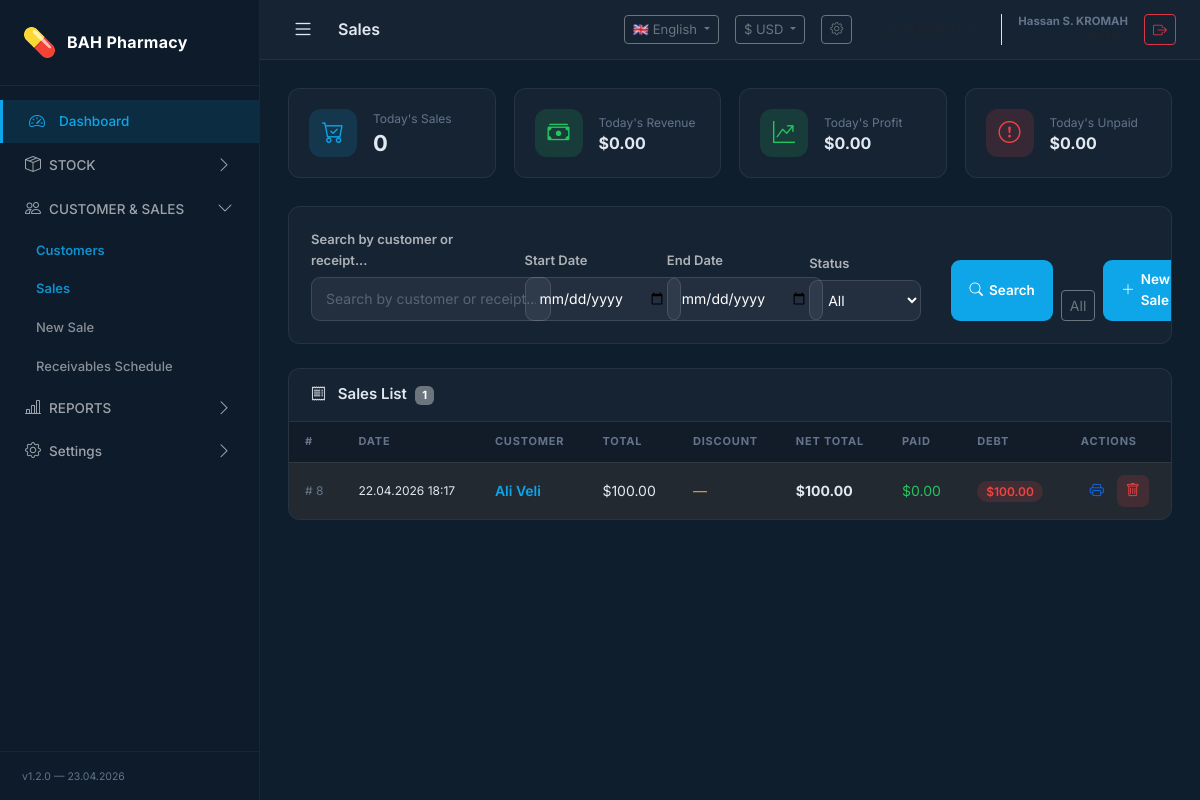
The page /modules/sales/index.php (signed in) on the database its author committed.
### tables this page shows
CREATE TABLE `currencies` (
  `id` int(10) unsigned NOT NULL AUTO_INCREMENT,
  `code` varchar(10) NOT NULL,
  `symbol` varchar(10) NOT NULL,
  `name` varchar(100) NOT NULL,
  `position` enum('before','after') DEFAULT 'before',
  `decimal_sep` varchar(5) DEFAULT '.',
  `thousand_sep` varchar(5) DEFAULT ',',
  `is_active` tinyint(1) DEFAULT 1,
  `created_at` datetime DEFAULT current_timestamp(),
  `current_rate` decimal(16,6) DEFAULT NULL,
  `rate_date` date DEFAULT NULL,
  `is_default` tinyint(1) DEFAULT 0,
  PRIMARY KEY (`id`),
  UNIQUE KEY `code` (`code`)
);

CREATE TABLE `sales` (
  `id` int(10) unsigned NOT NULL AUTO_INCREMENT,
  `customer_id` int(10) unsigned DEFAULT NULL,
  `total_amount` decimal(12,2) NOT NULL DEFAULT 0.00,
  `discount_type` enum('none','percent','fixed') NOT NULL DEFAULT 'none',
  `discount_value` decimal(10,2) NOT NULL DEFAULT 0.00,
  `final_amount` decimal(12,2) NOT NULL DEFAULT 0.00,
  `paid_amount` decimal(12,2) NOT NULL DEFAULT 0.00,
  `remaining_amount` decimal(12,2) NOT NULL DEFAULT 0.00,
  `currency` varchar(10) DEFAULT 'USD',
  `due_date` date DEFAULT NULL,
  `note` text DEFAULT NULL,
  `invoice_path` varchar(255) DEFAULT NULL,
  `created_at` datetime DEFAULT current_timestamp(),
  PRIMARY KEY (`id`),
  KEY `customer_id` (`customer_id`),
  CONSTRAINT `sales_ibfk_1` FOREIGN KEY (`customer_id`) REFERENCES `customers` (`id`) ON DELETE SET NULL
);

### modules/sales/index.php (the view, shortened to what the rows shown need)
<?php
$pdo = Database::getInstance();
$where = ['1=1'];
$params = [];
$whereStr = implode(' AND ', $where);
$stmtList = $pdo->prepare("
    SELECT s.*,
        CONCAT(c.first_name, ' ', c.last_name) as customer_name
    FROM sales s
    LEFT JOIN customers c ON s.customer_id = c.id
    WHERE $whereStr
    ORDER BY s.created_at DESC
");
$stmtList->execute($params);
$sales = $stmtList->fetchAll();
$pageTitle = __('sales');
require_once dirname(__DIR__, 2) . '/core/layout_header.php';
?>
<div class="panel">
    <div class="table-responsive">
        <table class="table-dark-custom">
            <thead>
                <tr>
                    <th>#</th>
                    <th>
                        <?= __('date') ?>
                    </th>
                    <th>
                        <?= __('customer') ?>
                    </th>
                    <th>
                        <?= __('total') ?>
                    </th>
                    <th>
                        <?= __('discount') ?>
                    </th>
                    <th>
                        <?= __('net_total') ?>
                    </th>
                    <th>
                        <?= __('paid') ?>
                    </th>
                    <th>
                        <?= __('debt') ?>
                    </th>
                    <th>
                        <?= __('actions') ?>
                    </th>
                </tr>
            </thead>
            <tbody>
                <?php if (empty($sales)): ?>
                    <tr>
                        <td colspan="9" class="text-center py-5" style="color:var(--text-muted);">
                            <i class="bi bi-receipt" style="font-size:36px;display:block;margin-bottom:8px;"></i>
                            <?= __('no_data') ?>
                        </td>
                    </tr>
                <?php else: ?>
                    <?php foreach ($sales as $s): ?>
                        <tr class="<?= $s['remaining_amount'] > 0 ? 'row-low' : '' ?>">
                            <td style="color:var(--text-muted);font-size:12px;">#
                                <?= $s['id'] ?>
                            </td>
                            <td style="font-size:12px;">
                                <?= date('d.m.Y H:i', strtotime($s['created_at'])) ?>
                            </td>
                            <td>
                                <?php if ($s['customer_name']): ?>
                                    <a href="<?= BASE_URL ?>/modules/customers/detail.php?id=<?= $s['customer_id'] ?>"
                                        style="color:var(--accent);text-decoration:none;font-weight:600;">
                                        <?= e($s['customer_name']) ?>
                                    </a>
                                <?php else: ?>
                                    <span style="color:var(--text-muted);">
                                        <?= __('cash_customer') ?>
                                    </span>
                                <?php endif; ?>
                            </td>
                            <td>
                                <?= formatMoney((float) $s['total_amount']) ?>
                            </td>
                            <td style="color:var(--warning);">
                                <?php if ($s['discount_value'] > 0): ?>
                                    <?= $s['discount_type'] === 'percent'
                                        ? '%' . $s['discount_value']
                                        : formatMoney((float) $s['discount_value']) ?>
                                <?php else: ?>—
                                <?php endif; ?>
                            </td>
                            <td><strong>
                                    <?= formatMoney((float) $s['final_amount']) ?>
                                </strong></td>
                            <td style="color:var(--success);">
                                <?= formatMoney((float) $s['paid_amount']) ?>
                            </td>
                            <td>
                                <?php if ($s['remaining_amount'] > 0): ?>
                                    <span class="badge-stock-out">
                                        <?= formatMoney((float) $s['remaining_amount']) ?>
                                    </span>
                                <?php else: ?>
                                    <span class="badge-stock-ok">
                                        <?= __('paid') ?>
                                    </span>
                                <?php endif; ?>
                            </td>
                            <td>
                                <div class="d-flex gap-1">
                                    <a href="invoice.php?id=<?= $s['id'] ?>" target="_blank" class="btn-sm-icon"
                                        title="<?= __('print') ?>">
                                        <i class="bi bi-printer"></i>
                                    </a>
                                    <a href="delete.php?id=<?= $s['id'] ?>" class="btn-sm-icon btn-delete"
                                        data-confirm="<?= sprintf(__('cancel_sale_confirm'), $s['id']) ?>"
                                        title="<?= __('delete') ?>">
                                        <i class="bi bi-trash"></i>
                                    </a>
                                </div>
                            </td>
                        </tr>
                    <?php endforeach; ?>
                <?php endif; ?>
            </tbody>
        </table>
    </div>
</div>
<?php require_once dirname(__DIR__, 2) . '/core/layout_footer.php'; ?>

### core/layout_header.php (shortened to what the rows shown need)
<?php
$curLang = getCurrentLang();
$curCur = getCurrentCurrency();
$curInfo = getCurrencyInfo();
?>
<!DOCTYPE html>
<html lang="<?= $curLang ?>">
<head>
    <link rel="stylesheet" href="https://cdn.jsdelivr.net/npm/bootstrap@5.3.3/dist/css/bootstrap.min.css">
    <link rel="stylesheet" href="https://cdn.jsdelivr.net/npm/bootstrap-icons@1.11.3/font/bootstrap-icons.min.css">
    <link rel="stylesheet" href="<?= BASE_URL ?>/public/assets/css/app.css">
</head>
<body>
    <div class="wrapper">
        <div id="content">
            <div class="topbar">
                <div class="topbar-right d-flex align-items-center gap-3">
                    <div class="dropdown">
                        <button class="btn btn-sm btn-outline-secondary dropdown-toggle" type="button"
                            data-bs-toggle="dropdown" style="font-size:13px;">
                            <?= $curInfo['symbol'] ?> <?= $curCur ?>
                        </button>
                    </div>
                </div>
            </div>
            <div class="page-content">

### rows shown on the page
currencies: symbol "$"
sales: id "8", created_at "22.04.2026 18:17", customer_name "Ali Veli", total_amount "$100.00", final_amount "$100.00", paid_amount "$0.00", remaining_amount "$100.00"

### other values the page prints
__('app_name') "BAH Pharmacy"
__('dashboard') "Dashboard"
__('menu_stock') "STOCK"
__('menu_customer_sales') "CUSTOMER & SALES"
__('customers') "Customers"
__('sales') "Sales"
__('new_sale') "New Sale"
__('receivables_schedule') "Receivables Schedule"
__('menu_reports') "REPORTS"
__('settings') "Settings"
$pageTitle "Sales"
$curFlag "🇬🇧"
$langMeta[$curLang]['name'] "English"
$curCur "USD"
$_SESSION['user_name'] "Hassan S. KROMAH"
